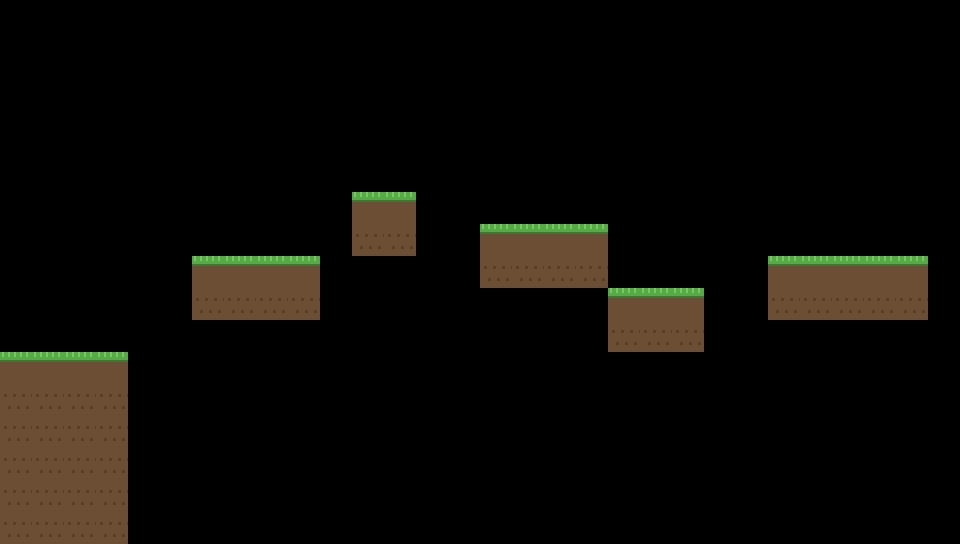

This is a level from a 2D game, rendered from its Tiled map with the project's own tilesets. A one-line summary and the complete map file follow:
An orthogonal 30x17 tile map with 32x32 px tiles, 1 tile layer (Ground) and 10 objects (5x spikes, 3x crusher, spawn, exit).

<map version="1.10" tiledversion="1.10.2" orientation="orthogonal" renderorder="right-down" width="30" height="17" tilewidth="32" tileheight="32" infinite="0" nextlayerid="3" nextobjectid="11">
 <tileset firstgid="1" name="tiles" tilewidth="32" tileheight="32" tilecount="8" columns="4">
  <image source="tileset.png" width="128" height="64" />
 </tileset>
 <layer id="1" name="Ground" width="30" height="17">
  <data encoding="csv">
0,0,0,0,0,0,0,0,0,0,0,0,0,0,0,0,0,0,0,0,0,0,0,0,0,0,0,0,0,0,0,0,0,0,0,0,0,0,0,0,0,0,0,0,0,0,0,0,0,0,0,0,0,0,0,0,0,0,0,0,0,0,0,0,0,0,0,0,0,0,0,0,0,0,0,0,0,0,0,0,0,0,0,0,0,0,0,0,0,0,0,0,0,0,0,0,0,0,0,0,0,0,0,0,0,0,0,0,0,0,0,0,0,0,0,0,0,0,0,0,0,0,0,0,0,0,0,0,0,0,0,0,0,0,0,0,0,0,0,0,0,0,0,0,0,0,0,0,0,0,0,0,0,0,0,0,0,0,0,0,0,0,0,0,0,0,0,0,0,0,0,0,0,0,0,0,0,0,0,0,0,0,0,0,0,0,0,0,0,0,0,1,1,0,0,0,0,0,0,0,0,0,0,0,0,0,0,0,0,0,0,0,0,0,0,0,0,0,0,0,0,2,2,0,0,1,1,1,1,0,0,0,0,0,0,0,0,0,0,0,0,0,0,0,0,0,1,1,1,1,0,0,0,0,0,2,2,2,2,0,0,0,0,0,1,1,1,1,1,0,0,0,0,0,0,0,2,2,2,2,0,0,0,0,0,0,0,0,0,1,1,1,0,0,2,2,2,2,2,0,0,0,0,0,0,0,0,0,0,0,0,0,0,0,0,0,0,0,0,2,2,2,0,0,0,0,0,0,0,0,1,1,1,1,0,0,0,0,0,0,0,0,0,0,0,0,0,0,0,0,0,0,0,0,0,0,0,0,0,0,2,2,2,2,0,0,0,0,0,0,0,0,0,0,0,0,0,0,0,0,0,0,0,0,0,0,0,0,0,0,2,2,2,2,0,0,0,0,0,0,0,0,0,0,0,0,0,0,0,0,0,0,0,0,0,0,0,0,0,0,2,2,2,2,0,0,0,0,0,0,0,0,0,0,0,0,0,0,0,0,0,0,0,0,0,0,0,0,0,0,2,2,2,2,0,0,0,0,0,0,0,0,0,0,0,0,0,0,0,0,0,0,0,0,0,0,0,0,0,0,2,2,2,2,0,0,0,0,0,0,0,0,0,0,0,0,0,0,0,0,0,0,0,0,0,0,0,0,0,0
</data>
 </layer>
 <objectgroup id="2" name="Objects">
  <object id="1" name="spawn" type="spawn" x="32" y="320" width="32" height="32" /><object id="2" name="exit" type="exit" x="896" y="224" width="32" height="32" /><object id="3" name="spikes" type="spikes" x="192" y="224" width="32" height="32"><properties><property name="patrol" type="int" value="3" /><property name="phase" type="float" value="0.63" /></properties></object><object id="4" name="spikes" type="spikes" x="352" y="160" width="32" height="32"><properties><property name="patrol" type="int" value="1" /><property name="phase" type="float" value="0.13" /></properties></object><object id="5" name="spikes" type="spikes" x="608" y="256" width="32" height="32"><properties><property name="patrol" type="int" value="2" /><property name="phase" type="float" value="0.24" /></properties></object><object id="6" name="spikes" type="spikes" x="352" y="160" width="32" height="32"><properties><property name="patrol" type="int" value="1" /><property name="phase" type="float" value="0.37" /></properties></object><object id="7" name="spikes" type="spikes" x="192" y="224" width="32" height="32"><properties><property name="patrol" type="int" value="3" /><property name="phase" type="float" value="0.23" /></properties></object><object id="8" name="crusher" type="crusher" x="544" y="96" width="32" height="32"><properties><property name="range" type="int" value="3" /><property name="phase" type="float" value="0.82" /></properties></object><object id="9" name="crusher" type="crusher" x="512" y="96" width="32" height="32"><properties><property name="range" type="int" value="3" /><property name="phase" type="float" value="0.44" /></properties></object><object id="10" name="crusher" type="crusher" x="224" y="128" width="32" height="32"><properties><property name="range" type="int" value="3" /><property name="phase" type="float" value="0.35" /></properties></object>
 </objectgroup>
</map>
